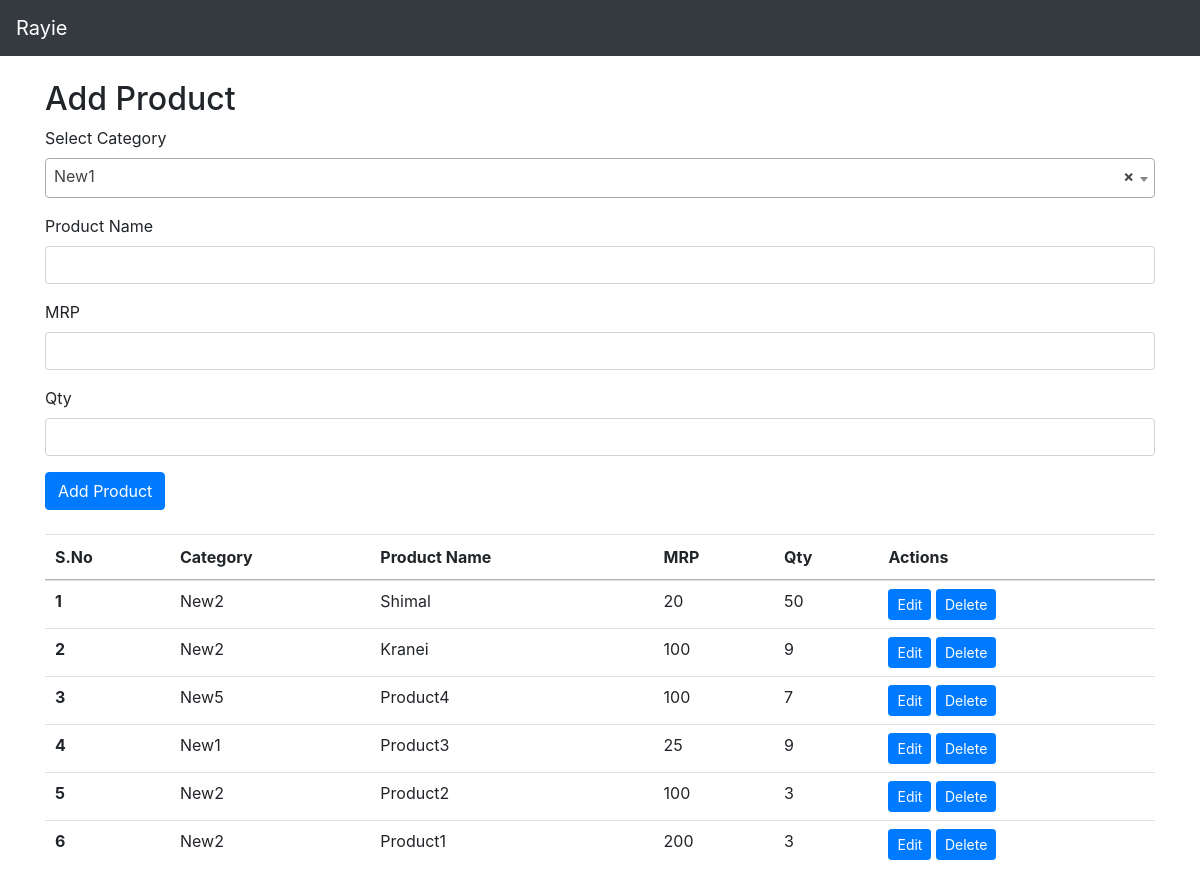
Screenshot of /add_product.php with the database file from the repository.
### tables this page shows
CREATE TABLE `tbl_product` (
  `id` int NOT NULL,
  `category_id` int NOT NULL,
  `name` varchar(255) NOT NULL,
  `rate` int NOT NULL,
  `qty` int NOT NULL
);

CREATE TABLE `tbl_product_category` (
  `id` int NOT NULL,
  `category` varchar(255) NOT NULL
);

### add_product.php (the view, shortened to what this page needs)
<?php
include('header.php');
?>
<div class="container my-4">
  <h2>Add Product</h2>
  <form action="<?php echo $_SERVER['PHP_SELF']; ?>" method="POST">
    <div class="form-group">
      <label for="category">Select Category</label>
    </div>
    <div class="form-group">
      <label for="category">Product Name</label>
      <input type="text" class="form-control" id="productName" name="productName" required autocomplete="off" aria-describedby="emailHelp">
    </div>
    <div class="form-group">
      <label for="category">MRP</label>
      <input type="text" class="form-control" id="mrp" name="mrp" required autocomplete="off" aria-describedby="emailHelp" onkeypress="return isNumberKey(event)">
    </div>
    <div class="form-group">
      <label for="category">Qty</label>
      <input type="text" class="form-control" id="qty" name="qty" required autocomplete="off" aria-describedby="emailHelp">
    </div>
    <button type="submit" class="btn btn-primary">Add Product</button>
  </form>
</div>
<div class="container my-4">
  <table class="table" id="myTable">
    <thead>
      <tr>
        <th scope="col">S.No</th>
        <th scope="col">Category</th>
        <th scope="col">Product Name</th>
        <th scope="col">MRP</th>
        <th scope="col">Qty</th>
        <th scope="col">Actions</th>
      </tr>
    </thead>
    <tbody>
      <?php
      $sql_select = 'SELECT tbl_product.*, tbl_product_category.category FROM tbl_product INNER JOIN tbl_product_category ON tbl_product_category.id = tbl_product.category_id ORDER BY tbl_product.id DESC';
      $result = mysqli_query($conn, $sql_select);
      $sno = 0;
      while ($row = mysqli_fetch_assoc($result)) {
        $sno = $sno + 1; ?>
        <tr>
          <th scope='row'><?php echo $sno ?></th>
          <td><?php echo $row['category']; ?></td>
          <td><?php echo $row['name']; ?></td>
          <td><?php echo $row['rate']; ?></td>
          <td><?php echo $row['qty']; ?></td>
          <td> <button class='edit btn btn-sm btn-primary' id="<?php echo $row['id'] ?>">Edit</button> <button class='delete btn btn-sm btn-primary' id="<?php echo $row['id'] ?>">Delete</button> </td>
        </tr>
      <?php }
      ?>
    </tbody>
  </table>
</div>
<?php
require_once('footer.php');
?>

### rows the page displays
tbl_product: tbl_product_category.category "New2", name "Shimal", rate "20", qty "50"
tbl_product: tbl_product_category.category "New2", name "Kranei", rate "100", qty "9"
tbl_product: tbl_product_category.category "New5", name "Product4", rate "100", qty "7"
tbl_product: tbl_product_category.category "New1", name "Product3", rate "25", qty "9"
tbl_product: tbl_product_category.category "New2", name "Product2", rate "100", qty "3"
tbl_product: tbl_product_category.category "New2", name "Product1", rate "200", qty "3"
